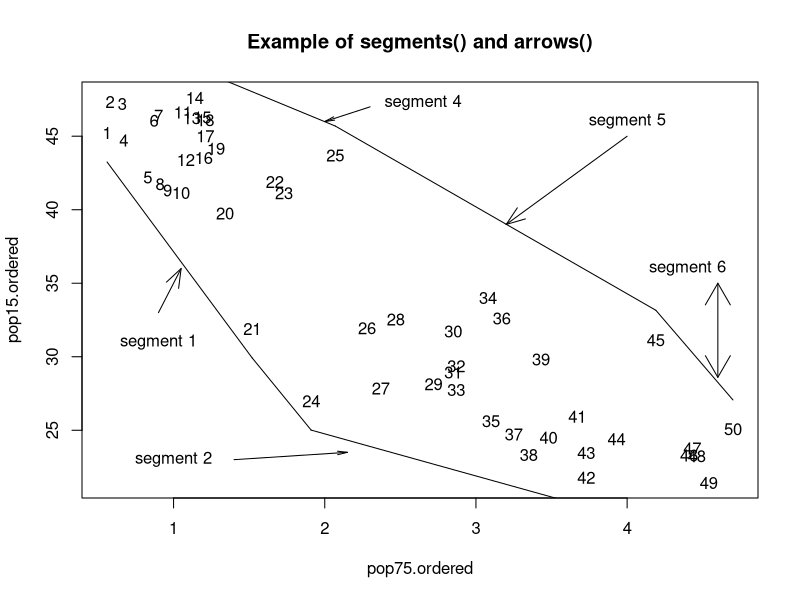

Here is the R script that generated this plot:
ord = order( 
  LifeCycleSavings$pop75 
)
pop75.ordered = LifeCycleSavings$pop75[ ord ]
pop15.ordered = LifeCycleSavings$pop15[ ord ]

plot( 
  pop75.ordered, 
  pop15.ordered, 
  type="n", 
  main="Example of segments() and arrows()"
  )
text( 
  pop75.ordered, 
  pop15.ordered 
  )
text( 
  c( 0.9, 1, 2.65, 4, 4.4 ), 
  c( 31, 23, 47.3, 46, 36 ), 
  paste( 
    "segment", 
    c(1:2, 4:6 ) 
    ) 
  )
segments( 
  x0=pop75.ordered[ c( 1, 21, 24, 14, 25, 45 ) ],
  y0=pop15.ordered[ c( 1, 21, 24, 14, 25, 45 ) ]+
                    rep( 
                      c( -2, 2 ), 
                      each=3 
                      ),
  x1=pop75.ordered[ c( 21, 24, 42, 25, 45, 50 ) ],
  y1=pop15.ordered[ c( 21, 24, 42, 25, 45, 50)  ] +
                    rep( 
                      c( -2, 2 ), 
                      each=3 
                      ) 
  )
arrows( 
  x0=c(  0.9, 4 ), 
  y0=c( 33, 45 ),
  x1=c( 1.05, 3.2 ), 
  y1=c( 36, 39 ),
  length=0.2, 
  angle=20, 
  code=2 
  )
arrows( 
  x0=c( 2.15, 2 ), 
  y0=c( 23.5, 46 ),
  x1=c( 1.4, 2.3 ), 
  y1=c( 23, 47 ),
  length=0.1, 
  angle=10, 
  code=1 
  )
arrows( 
  4.6, 
  35, 
  4.6, 
  28.6, 
  code=3 
  )
